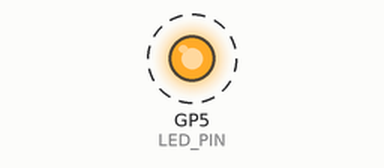
Simulated run of this program. Board: Raspberry Pi Pico running CircuitPython. Parts: output pins drawn as LEDs (lit = HIGH). Dashed ring = blinking.

Above: at 0.2 s.
Timing chart, 0 to 3.0 s (numbered marks = the images above):
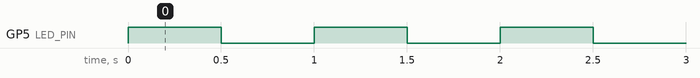

The program:

LED_CircuitPython.py
```python
import time
import board
import digitalio
LED_PIN = digitalio.DigitalInOut(board.GP5)
LED_PIN.direction = digitalio.Direction.OUTPUT
while True:
    LED_PIN.value = True
    time.sleep(0.5)
    LED_PIN.value = False
    time.sleep(0.5)
```

Measured:
- by itself, GP5 (LED_PIN): alternates HIGH for 0.50 s and LOW for 0.50 s
